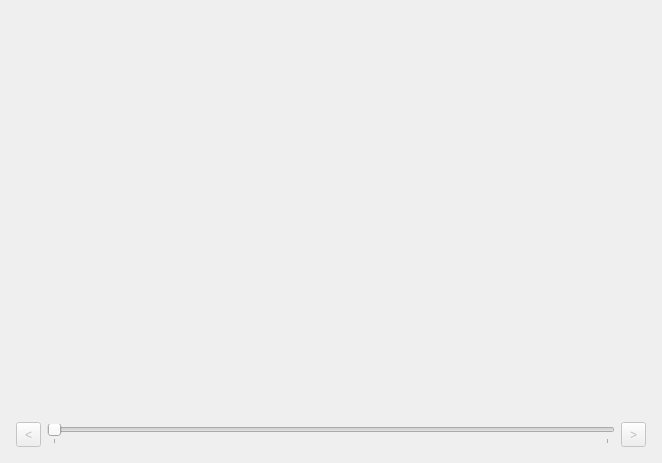
  <widget class="QWidget" name="centralwidget">
   <layout class="QHBoxLayout" name="horizontalLayout">
    <item>
     <layout class="QVBoxLayout" name="verticalLayout">
      <item>
       <widget class="Viewport" name="mViewportXYZ" native="true">
        <property name="sizePolicy">
         <sizepolicy hsizetype="MinimumExpanding" vsizetype="MinimumExpanding">
          <horstretch>0</horstretch>
          <verstretch>0</verstretch>
         </sizepolicy>
        </property>
        <property name="minimumSize">
         <size>
          <width>640</width>
          <height>400</height>
         </size>
        </property>
        <property name="focusPolicy">
         <enum>Qt::WheelFocus</enum>
        </property>
       </widget>
      </item>
      <item>
       <layout class="QHBoxLayout" name="horizontalLayout_5">
        <property name="leftMargin">
         <number>5</number>
        </property>
        <property name="topMargin">
         <number>5</number>
        </property>
        <property name="rightMargin">
         <number>5</number>
        </property>
        <property name="bottomMargin">
         <number>5</number>
        </property>
        <item>
         <widget class="QToolButton" name="btnBackward">
          <property name="enabled">
           <bool>false</bool>
          </property>
          <property name="minimumSize">
           <size>
            <width>25</width>
            <height>25</height>
           </size>
          </property>
          <property name="maximumSize">
           <size>
            <width>25</width>
            <height>25</height>
           </size>
          </property>
          <property name="text">
           <string>&lt;</string>
          </property>
         </widget>
        </item>
        <item>
         <widget class="QSlider" name="sldTimeline">
          <property name="orientation">
           <enum>Qt::Horizontal</enum>
          </property>
          <property name="tickPosition">
           <enum>QSlider::TicksBelow</enum>
          </property>
          <property name="tickInterval">
           <number>100</number>
          </property>
         </widget>
        </item>
        <item>
         <widget class="QToolButton" name="btnForward">
          <property name="enabled">
           <bool>false</bool>
          </property>
          <property name="minimumSize">
           <size>
            <width>25</width>
            <height>25</height>
           </size>
          </property>
          <property name="maximumSize">
           <size>
            <width>25</width>
            <height>25</height>
           </size>
          </property>
          <property name="text">
           <string>&gt;</string>
          </property>
         </widget>
        </item>
       </layout>
      </item>
     </layout>
    </item>
   </layout>
  </widget>
